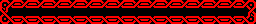

A level layout from a 2D game, rendered from its tile map. Below: a short description, then the map file with its tile-grid data intact:
An orthogonal 32x3 tile map with 8x8 px tiles, 1 tile layer (Tile Layer 1).

<map version="1.2" tiledversion="1.3.1" orientation="orthogonal" renderorder="left-down" compressionlevel="0" width="32" height="3" tilewidth="8" tileheight="8" infinite="0" nextlayerid="2" nextobjectid="1">
 <tileset firstgid="1" name="sprites" tilewidth="8" tileheight="8" tilecount="168" columns="12">
  <image source="sprites.png" trans="000000" width="96" height="112" />
 </tileset>
 <layer id="1" name="Tile Layer 1" width="32" height="3">
  <data encoding="csv">
109,110,111,112,111,112,111,112,111,112,111,112,111,112,111,112,111,112,111,112,111,112,111,112,111,112,111,112,111,112,113,114,
121,0,73,0,0,0,0,0,0,0,0,0,0,0,0,0,0,0,0,0,0,0,0,0,0,61,0,0,35,0,0,126,
133,134,135,136,135,136,135,136,135,136,135,136,135,136,135,136,135,136,135,136,135,136,135,136,135,136,135,136,135,136,137,138
</data>
 </layer>
</map>